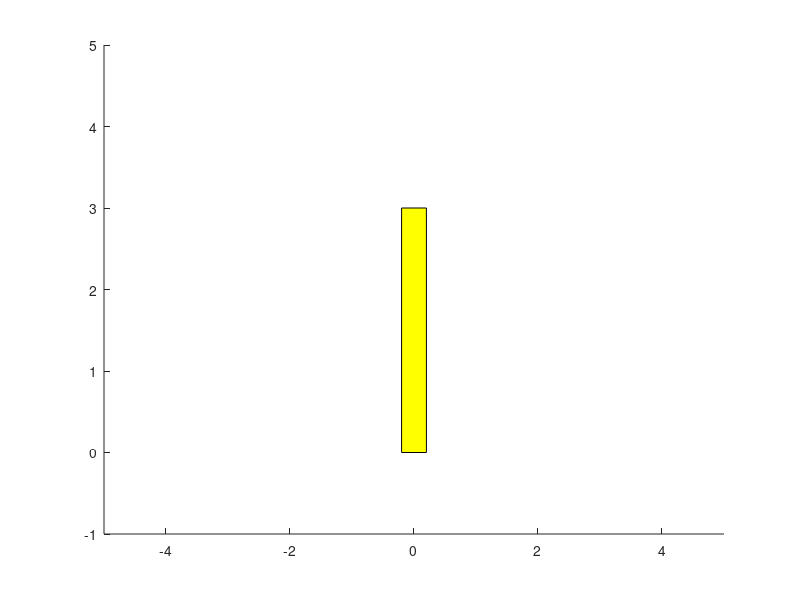

Source code (MATLAB): (Note: this script raises an error after producing the figure.)
% Sure, here's a simple example.
% 
% First we create an object. I'm using patch because it's good at 
% all sorts of 2D shapes, and I'm putting it into a hgtransform because 
% that will make it easy to move around:
PenH = 3;
PenW = 0.2;

x = [-PenW,-PenW,PenW,PenW];
y = [0,PenH,PenH,0];
Pen = hgtransform;
patch('XData',x,'YData',y,'FaceColor','yellow','Parent',Pen)

% Now we set up the coordinate system we want to move around in.
% The axis equal means that the scale in the X & Y directions will
% be the same, rather than the arbitrary scaling you use for charts.

pt1 = [0 0 0];
pt2 = [2 0 0];
xlim([-5 5])
ylim([-1 5])


% And then we can easily move between two points like this. 
% The basic idea is to do linear interpolation between the 
% two points and give the result to the makehgtform function 
% to get a transform matrix. The hgtransform object will use 
% that to move the patch.

time = 100;
cycles = 10;

theta = 3;
x = -1.5;

for t=linspace(0,cycles*2*pi,time)
  
  Pen.Matrix = makehgtform('translate',pt1 + t/(x*cycles*2*pi)*(pt2-pt1),'zrotate', sin(theta));
  %Pen.Matrix = makehgtform();
  drawnow
end

% We can easily add in scaling and rotating too.
% % 
% % s1 = 1/2;
% % s2 = 2;
% % r1 = 0;
% % r2 = 2*pi/3;
% % for t=linspace(0,1,100)
% %   g.Matrix = makehgtform('translate',pt1 + t*(pt2-pt1), ...
% %                          'scale',s1 + t*(s2-s1), ...
% %                          'zrotate',r1 + t*(r2-r1));
% %   drawnow
% % end